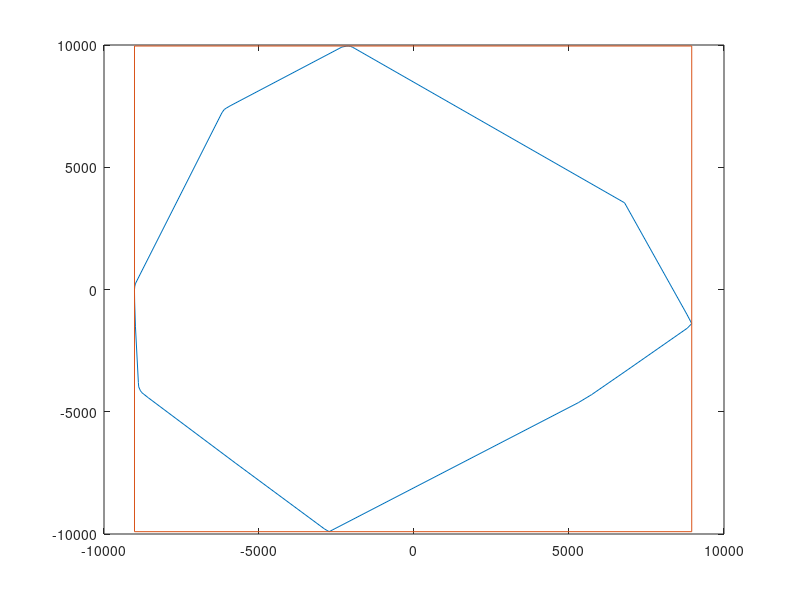

This chart was generated by the following MATLAB code:
clear all
close all

M = csvread('capital_federal_conv_neg.csv');

Xmin = -9016.359751;
Ymin = -9904.671966;
Xmax = 8959.042825 ;
Ymax = 9958.470781;
   

sqr = [Xmin Ymin; Xmin Ymax; Xmax Ymax; Xmax Ymin; Xmin Ymin];


% (min(M(:,2)) + max(M(:,2))) / 2
figure
%plot(c(:,1),c(:,2),sqr(:,1),sqr(:,2))
plot(M(:,1),M(:,2),sqr(:,1),sqr(:,2))
%  plot(M(:,1) -5643800,M(:,2) -6169100)
% plot(M(:,1),M(:,2))
 
% 0 0 9854.149231 9900.419522  --> Python